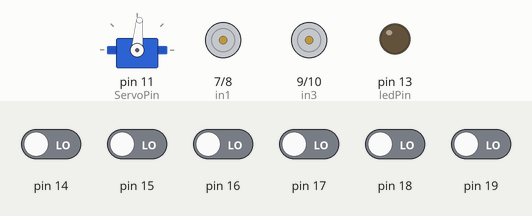
Recording of a sketch running on a simulated Arduino Uno, built with avr-gcc and run on an emulated ATmega328P. Parts: servo, motor-driver pin pairs drawn as motors (green arrow = first pin HIGH = forward, orange = second pin HIGH = backward, longer = more drive, scaled by the enable pin), output pins drawn as LEDs (lit = HIGH). Inputs (shaded band) come from the test bench; at power-on: pin 14–19 LOW.

Above: at 1.2 s.
1.3 s: pin 14 driven HIGH
At 1.9 s:
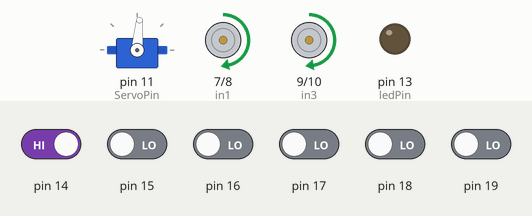
2.8 s: pin 15 driven HIGH
At 4.0 s:
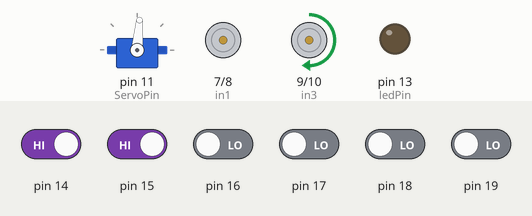
4.3 s: pin 18 driven HIGH
At 5.3 s:
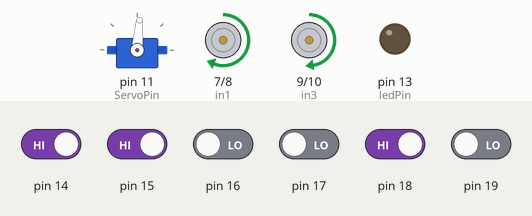
5.8 s: pin 16 driven HIGH
At 6.4 s:
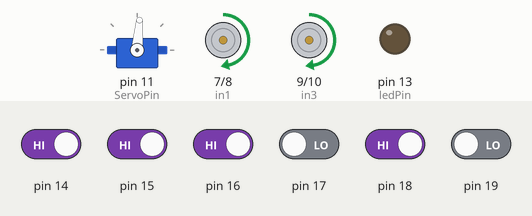
7.3 s: pin 17 driven HIGH
9.1 s: pin 14 driven LOW
Timing chart, 0 to 11.6 s (numbered marks = the images above; inputs shaded):
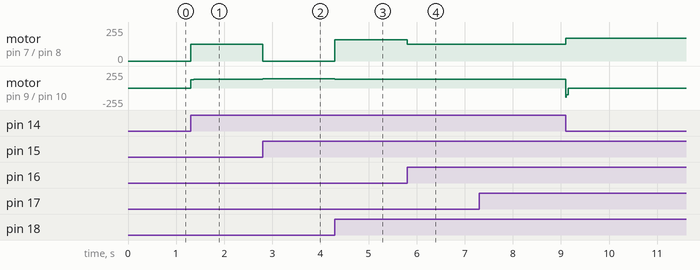

The sketch:

Robot.ino
```cpp
/*
 Line Follower Robot + PID + distance from robot to obstacle
 Product of: GECT company
 Create by Nguyễn Minh Triết
 date of manufacture: 10/3/2019
 ----THANKS FOR USING----
 */
// Robot defines
#define NO________LINE 1
#define CROSS____LINES 2
#define JUNCTION_LINES 3
#define FOLLOWING_LINE 4
#define TURN______LEFT 5
#define TURN_____RIGHT 6
int mode = 0;
int maxwidthCrossLines = 3;
int crosslines_width = 3;
int count_crosslines = 0;
const int ledPin = LED_BUILTIN; //Pin 13
int count_loops = 0;
bool led_blink = LOW;
//Ultra sonic sensor setup
const int trigPin = 3;
const int echoPin = 4;
double distance = 0; // distance (use centimeters)
// Servo
#include <Servo.h>
const int ServoPin = 11;
Servo myServo;
// LF sensor settings
byte LFsensor0 = B00000000;
byte LFsensorT = B00000000;
// PID setting
float Kp = 35;
float Ki = 0;
float Kd = 15;
float error = 0, P = 0, I = 0, D = 0, PID_value = 0;
float previous_error = 0, previous_I = 0;
// Motor settings
const int ena = 5;
const int in1 = 7;
const int in2 = 8;
const int enb = 6;
const int in3 = 9;
const int in4 = 10;
const double motorAConst = 1.0;
const double motorBConst = 0.8;
int currentSpeed = 0;
void setup(){
  Serial.begin(9600);
  pinMode(ledPin, OUTPUT);
//motor A
  pinMode(ena, OUTPUT);
  pinMode(in1, OUTPUT);
  pinMode(in2, OUTPUT);
//motor B
  pinMode(enb, OUTPUT);
  pinMode(in3, OUTPUT);
  pinMode(in4, OUTPUT);
//Line Following Sensor
  DDRC = DDRC | B00000000;
//Ultra Sonic Sensor
  pinMode(trigPin, OUTPUT);
  pinMode(echoPin, INPUT);
//Servo
  myServo.attach(ServoPin);
  myServo.write(85);
}
void read_Sensor_Values(){
  LFsensor0 = B10000000 | PINC;
  if(     LFsensor0 == B10000000){mode = CROSS____LINES; error = 0;} // 00000
  else if(LFsensor0 == B10011110){mode = TURN______LEFT; error = 0;} // 11110
  else if(LFsensor0 == B10011100){mode = TURN______LEFT; error = 0;} // 11100
  else if(LFsensor0 == B10001100){mode = FOLLOWING_LINE; error =-3;} // 01100
  else if(LFsensor0 == B10011000){mode = FOLLOWING_LINE; error =-2;} // 11000
  else if(LFsensor0 == B10010000){mode = FOLLOWING_LINE; error =-1;} // 10000
  else if(LFsensor0 == B10010100){mode = FOLLOWING_LINE; error =-1;} // 10100
  else if(LFsensor0 == B10011101){mode = FOLLOWING_LINE; error = 0;} // 11101
  else if(LFsensor0 == B10011001){mode = FOLLOWING_LINE; error = 0;} // 11001
  else if(LFsensor0 == B10010001){mode = FOLLOWING_LINE; error = 0;} // 10001
  else if(LFsensor0 == B10011011){mode = FOLLOWING_LINE; error = 0;} // 11011
  else if(LFsensor0 == B10001010){mode = FOLLOWING_LINE; error = 0;} // 11010
  else if(LFsensor0 == B10010011){mode = FOLLOWING_LINE; error = 0;} // 10011
  else if(LFsensor0 == B10010111){mode = FOLLOWING_LINE; error = 1;} // 10111
  else if(LFsensor0 == B10000001){mode = FOLLOWING_LINE; error = 1;} // 00001
  else if(LFsensor0 == B10000101){mode = FOLLOWING_LINE; error = 2;} // 00101
  else if(LFsensor0 == B10000011){mode = TURN_____RIGHT; error = 2;} // 00011
  else if(LFsensor0 == B10000111){mode = TURN_____RIGHT; error = 0;} // 00111
  else if(LFsensor0 == B10000110){mode = FOLLOWING_LINE; error = 3;} // 00110
  else if(LFsensor0 == B10001111){mode = TURN_____RIGHT; error = 0;} // 01111
  else if(LFsensor0 == B10000100){mode = JUNCTION_LINES; error = 0;} // 00100
  else if(LFsensor0 == B10011111){mode = NO________LINE; error = 0;} // 11111
}
//Caculate the PID controller
void caculate_PID(){
  P = error;
  I = I + error;
  D = error - previous_error;
  PID_value = (Kp*P) + (Ki*I) + (Kd*D);
  previous_error = error;
}
void Distance_caculate(){
  digitalWrite(trigPin, LOW); // set trig pin LOW
  delayMicroseconds(2);// wait for 2 microseconds
  digitalWrite(trigPin, HIGH);// set trig pin HIGH
  delayMicroseconds(10);//wait for 10 microseconds
  digitalWrite(trigPin, LOW);// set trig pin low again
  long duration = pulseIn(echoPin, HIGH);
  double microsecondsToCentimeters = duration/29.412/2;   // count distance of obstacle
  distance = microsecondsToCentimeters;
}
void LMotorController_PID(int robotSpeed, int minAbsSpeed){
  int leftSpeed = robotSpeed + PID_value;
  int rightSpeed = robotSpeed - PID_value;
  if (leftSpeed < 0){
    leftSpeed = constrain(leftSpeed, -1*minAbsSpeed, -160);
  }
  else {
    leftSpeed = constrain(leftSpeed, minAbsSpeed, 160);
  }
  int realLeftSpeed = map(abs(leftSpeed), 0, 160, minAbsSpeed, 160);
  if (rightSpeed < 0){
    rightSpeed = constrain(rightSpeed, -1*minAbsSpeed, -160);
  }
  else {
    rightSpeed = constrain(rightSpeed, minAbsSpeed, 160);
  }
  int realRightSpeed = map(abs(rightSpeed), 0, 160, minAbsSpeed, 160);
  digitalWrite(in3, leftSpeed > 0 ? HIGH : LOW);
  digitalWrite(in4, leftSpeed > 0 ? LOW : HIGH);
  digitalWrite(in1, rightSpeed > 0 ? HIGH : LOW);
  digitalWrite(in2, rightSpeed > 0 ? LOW : HIGH);
  analogWrite(ena, realRightSpeed * motorAConst);
  analogWrite(enb, realLeftSpeed *  motorBConst);
  currentSpeed = (realLeftSpeed + realRightSpeed)/2;
}
void LMotorController_move(int robotSpeed, int minAbsSpeed){
  int direct = 1;
  if (robotSpeed < 0){
    direct = -1;
    robotSpeed = constrain(robotSpeed, -1*minAbsSpeed, -160);
    }
  else {
    robotSpeed = constrain(robotSpeed, minAbsSpeed, 160);
    }
  if (robotSpeed == currentSpeed) return;
  int realSpeed = max(minAbsSpeed, abs(robotSpeed));
  digitalWrite(in1, robotSpeed > 0 ? HIGH : LOW);
  digitalWrite(in2, robotSpeed > 0 ? LOW : HIGH);
  digitalWrite(in3, robotSpeed > 0 ? HIGH : LOW);
  digitalWrite(in4, robotSpeed > 0 ? LOW : HIGH);
  analogWrite(ena, realSpeed * motorAConst);
  analogWrite(enb, realSpeed * motorBConst);
  currentSpeed = direct * realSpeed;
}
void LMotorController_turnRight(int robotSpeed){
  digitalWrite(in1,  LOW);
  digitalWrite(in2,  LOW);
  digitalWrite(in3, HIGH);
  digitalWrite(in4,  LOW);
  analogWrite(ena, robotSpeed * motorAConst);
  analogWrite(enb, robotSpeed * motorBConst);
}
void LMotorController_roundRight(int robotSpeed, bool kick){
  digitalWrite(in1,  LOW);
  digitalWrite(in2, HIGH);
  digitalWrite(in3, HIGH);
  digitalWrite(in4,  LOW);
  if(kick){
    analogWrite(ena, 130);
    analogWrite(enb, 130);
  }
  analogWrite(ena, robotSpeed * motorAConst);
  analogWrite(enb, robotSpeed * motorBConst);
}
void LMotorController_turnLeft(int robotSpeed){
  digitalWrite(in1, HIGH);
  digitalWrite(in2,  LOW);
  digitalWrite(in3,  LOW);
  digitalWrite(in4,  LOW);
  analogWrite(ena, robotSpeed * motorAConst);
  analogWrite(enb, robotSpeed * motorBConst);
}
void LMotorController_roundLeft(int robotSpeed, bool kick){
  digitalWrite(in1, HIGH);
  digitalWrite(in2,  LOW);
  digitalWrite(in3,  LOW);
  digitalWrite(in4, HIGH);
  if(kick){
    analogWrite(ena, 130);
    analogWrite(enb, 130);
  }
  analogWrite(ena, robotSpeed * motorAConst);
  analogWrite(enb, robotSpeed * motorBConst);
}
void LMotorController_stop(){
  digitalWrite(in1, LOW);
  digitalWrite(in2, LOW);
  digitalWrite(in3, LOW);
  digitalWrite(in4, LOW);
  analogWrite(ena, 255);
  analogWrite(enb, 255);
}
void ledBlink() {
 count_loops ++;
 if (led_blink == 1000) {
   if (led_blink == LOW) {
     led_blink = HIGH;
   }
   else{
     led_blink = LOW;
   }
   digitalWrite (ledPin, led_blink);
   count_loops = 0;
 }
}
void loop() {
  // put your main code here, to run repeatedly:
  read_Sensor_Values();
  ledBlink();
  switch(mode){
    case JUNCTION_LINES:
      previous_error = error;
      if (count_crosslines == 2){  //If number of crosslines = 2 then robot trunleft
        /*LMotorController_stop();
        delay(500);*/
        LMotorController_turnLeft(200);
        delay(500);
      };
      if(count_crosslines == 1){ //If number of crosslines = 1 then count distance of obstacle
        Distance_caculate();
        if (distance <= 25){
         /* LMotorController_stop();
          delay(500);*/
          LMotorController_turnLeft(200);
          delay(500);
        };
        if ((distance > 25) && (distance <= 45)) {
          /*LMotorController_stop();
          delay(500);*/
          LMotorController_turnRight(200);
          delay(500);
        };
        if (distance > 45) {
          /*LMotorController_stop();
          delay(500);*/
          LMotorController_turnRight(200);
          delay(500);
        };
      };
      count_crosslines = 0;
      crosslines_width = 0;
      break;
    case CROSS____LINES:
      LMotorController_stop();
      LMotorController_move(160, 50);
      LMotorController_move(150, 50);
      delay(5);
      previous_error = error;
      break;
    case NO________LINE:
      LMotorController_stop();
      LMotorController_roundLeft(100, true);
      delay(5);
      previous_error = error;
      break;
    case FOLLOWING_LINE:
      caculate_PID();
      LMotorController_PID(160, 0);
      if (crosslines_width >= maxwidthCrossLines){  // count crosslines
        count_crosslines ++;
      }
      crosslines_width = 0;
      break;
    case TURN_____RIGHT:
      LMotorController_turnRight(170);
      previous_error = error;
      break;
    case TURN______LEFT:
      LMotorController_turnLeft(170);
      previous_error = error;
      break;
  }
}
```

Measured:
- after the input at 1.3 s, motor on pin 7 (in1) / pin 8 (in2): stopped → forward 124/255 at once, → forward 125/255 0.07 s later; motor on pin 9 (in3) / pin 10 (in4): stopped → forward 126/255 at once, → forward 128/255 0.07 s later
- after the input at 2.8 s, motor on pin 7 (in1) / pin 8 (in2): forward 125/255 → stopped at once; motor on pin 9 (in3) / pin 10 (in4): forward 128/255 → forward 136/255 at once
- after the input at 4.3 s, motor on pin 7 (in1) / pin 8 (in2): stopped → forward 160/255 at once; motor on pin 9 (in3) / pin 10 (in4): forward 136/255 → forward 128/255 at once
- after the input at 5.8 s, motor on pin 7 (in1) / pin 8 (in2): forward 160/255 → forward 125/255 at once
